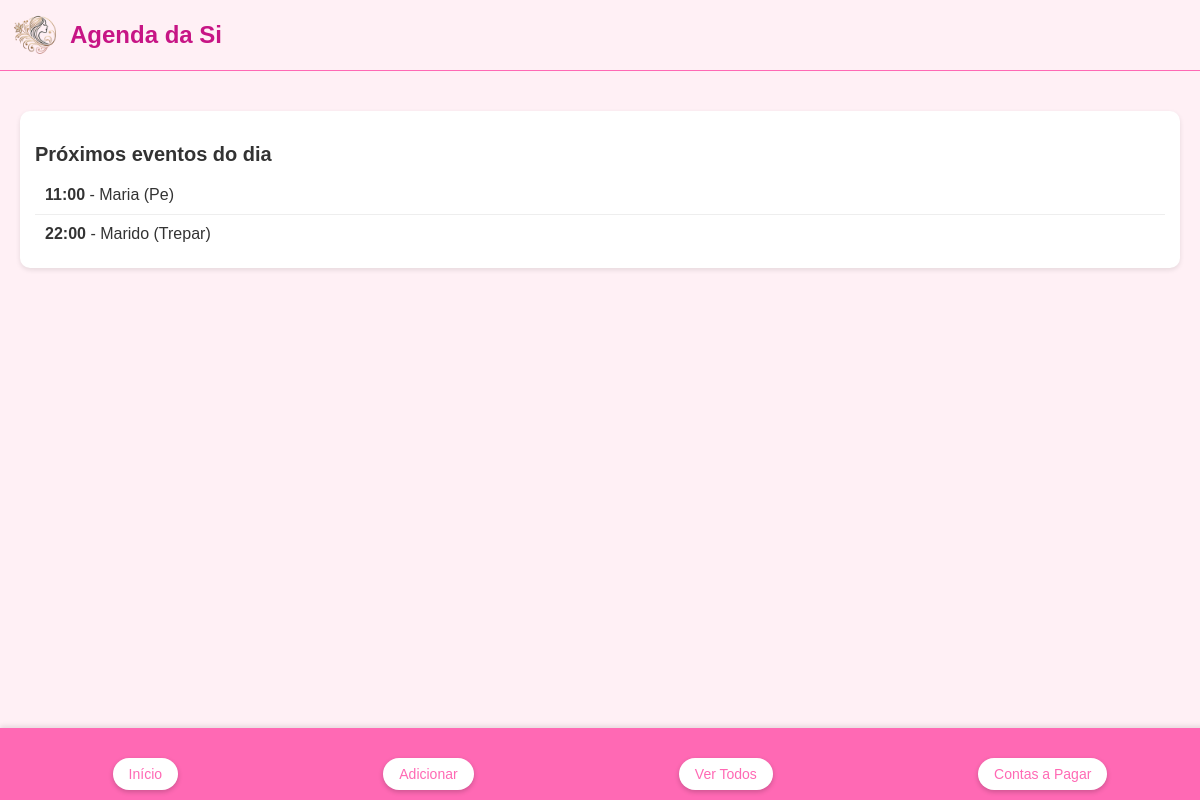
The page / on the database its author committed.
### tables this page shows
CREATE TABLE appointments (
                id INTEGER PRIMARY KEY AUTOINCREMENT,
                client_name TEXT NOT NULL,
                service_description TEXT NOT NULL,
                service_value REAL NOT NULL,
                date TEXT NOT NULL,
                start_time TEXT NOT NULL,  -- Novo campo: horário de início
                end_time TEXT NOT NULL,    -- Novo campo: horário de fim
                recurrence TEXT NOT NULL,
                color TEXT NOT NULL,
                pago BOOLEAN DEFAULT 0
            );

### app.py (the view)
@app.route('/')
def index():
    try:
        with sqlite3.connect(DATABASE) as conn:
            cursor = conn.cursor()
            today = datetime.now().strftime('%Y-%m-%d')
            cursor.execute('SELECT * FROM appointments WHERE date = ? ORDER BY start_time', (today,))
            appointments = cursor.fetchall()
            current_time = datetime.now().time()
            filtered_appointments = []
            for appointment in appointments:
                appointment_time = datetime.strptime(appointment[5], '%H:%M').time()  # appointment[5] é o start_time
                if appointment_time >= current_time:
                    filtered_appointments.append(appointment)
    except sqlite3.Error as e:
        print(f"Erro no banco de dados: {e}")
        filtered_appointments = []
    return render_template('index.html', appointments=filtered_appointments)

### templates/index.html
{% extends "base.html" %}
{% block content %}
    <div class="daily-summary">
        <h2>Próximos eventos do dia</h2>
        {% if appointments %}
        <ul>
            {% for appointment in appointments %}
                <li>
                    <strong>{{ appointment[5] }}</strong> - {{ appointment[1] }} ({{ appointment[2] }})
                </li>
            {% endfor %}
        </ul>
        {% else %}
            <p>Nenhum agendamento para hoje.</p>
        {% endif %}
    </div>
{% endblock %}

### static/style.css (style rules this page uses)
body { font-family: Arial, sans-serif; margin: 0; padding: 0; background-color: #FFF0F5; color: #333; }
.daily-summary { background-color: white; padding: 15px; border-radius: 10px; box-shadow: 0 2px 5px rgba(0, 0, 0, 0.1); }
.daily-summary h2 { font-size: 20px; color: #333; margin-bottom: 10px; }
.daily-summary ul { list-style-type: none; padding: 0; margin: 0; }
.daily-summary li { padding: 10px; border-bottom: 1px solid #eee; font-size: 16px; }
.daily-summary li:last-child { border-bottom: none; }

### rows shown on the page
appointments: start_time "11:00", client_name "Maria", service_description "Pe"
appointments: start_time "22:00", client_name "Marido", service_description "Trepar"
